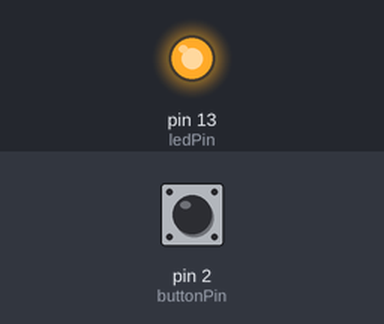
Bench run of a sketch on a simulated Arduino Uno, built with avr-gcc and run on an emulated ATmega328P. Parts: output pins drawn as LEDs (lit = HIGH). The test bench sets the inputs (shaded band); at power-on: pin 2 (buttonPin) LOW. No radio packets arrive unless stated.

Above: at 1.2 s.
1.3 s: pin 2 (buttonPin) pulled HIGH for 0.15 s
At 2.4 s:
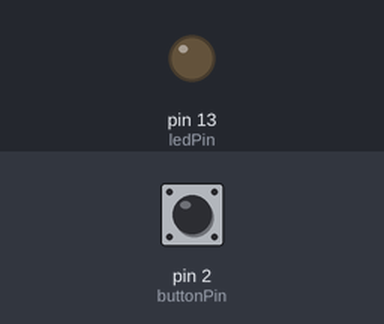
2.9 s: pin 2 (buttonPin) pulled HIGH for 1 s
At 3.6 s:
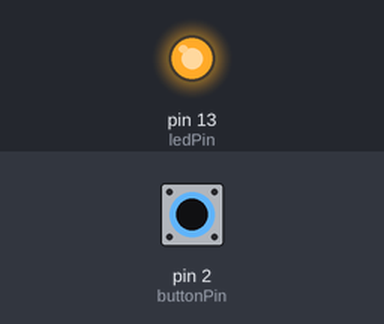
5.4 s: pin 2 (buttonPin) pulled HIGH for 3.2 s
At 6.8 s:
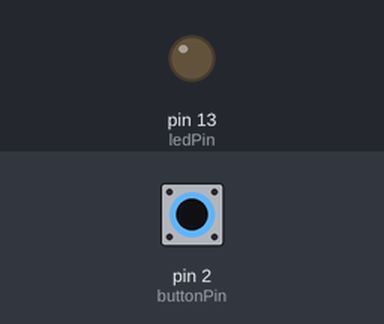
Timing chart, 0 to 8.4 s (numbered marks = the images above; inputs shaded):
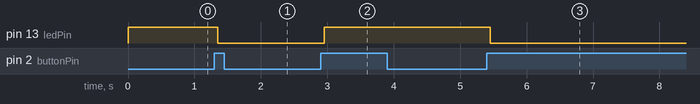

The sketch:

nrf_transmitter.ino
```cpp
#include <SPI.h>
#include <nRF24L01.h>
#include <RF24.h>


RF24 radio(9, 8);  // CE, CSN

//address through which two modules communicate.
const byte address[6] = "00001";

// constants won't change. They're used here to set pin numbers:
const int buttonPin = 2;  // the number of the pushbutton pin
const int ledPin = 13;    // the number of the LED pin


// Variables will change:
int ledState = HIGH;        // the current state of the output pin
int buttonState;            // the current reading from the input pin
int lastButtonState = LOW;  // the previous reading from the input pin

// the following variables are unsigned longs because the time, measured in
// milliseconds, will quickly become a bigger number than can be stored in an int.
unsigned long lastDebounceTime = 0;  // the last time the output pin was toggled
unsigned long debounceDelay = 50;    // the debounce time; increase if the output flickers

void setup() {
  pinMode(buttonPin, INPUT);
  pinMode(ledPin, OUTPUT);

  // set initial LED state
  digitalWrite(ledPin, ledState);

    radio.begin();

  //set the address
  radio.openWritingPipe(address);

  //Set module as transmitter
  radio.stopListening();

}

void loop() {
  // read the state of the switch into a local variable:
  int reading = digitalRead(buttonPin);

  // check to see if you just pressed the button
  // (i.e. the input went from LOW to HIGH), and you've waited long enough
  // since the last press to ignore any noise:

  // If the switch changed, due to noise or pressing:
  if (reading != lastButtonState) {
    // reset the debouncing timer
    lastDebounceTime = millis();
  }

  if ((millis() - lastDebounceTime) > debounceDelay) {
    // whatever the reading is at, it's been there for longer than the debounce
    // delay, so take it as the actual current state:

    // if the button state has changed:
    if (reading != buttonState) {
      buttonState = reading;

      // only toggle the LED if the new button state is HIGH
      if (buttonState == HIGH) {
          //Send message to receiver
  const char text[] = "Hello World";
  radio.write(&text, sizeof(text));
        ledState = !ledState;
      }
    }
  }

  // set the LED:
  digitalWrite(ledPin, ledState);

  // save the reading. Next time through the loop, it'll be the lastButtonState:
  lastButtonState = reading;
}
```

Measured:
- after the input at 1.3 s, pin 13 (ledPin): HIGH → LOW after 0.05 s
- after the input at 2.9 s, pin 13 (ledPin): LOW → HIGH after 0.05 s
- after the input at 5.4 s, pin 13 (ledPin): HIGH → LOW after 0.05 s
